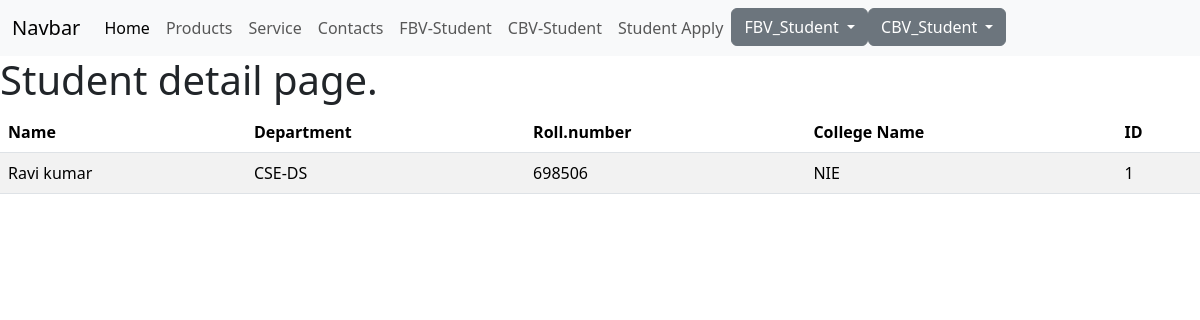
The app's page /1/detail with its own data.
### CSE/models.py (models this page shows, shortened)
class Student(models.Model):
    name = models.CharField(max_length=50)
    department = models.CharField(max_length=30)
    college_name = models.CharField(max_length=30)
    rollnumber = models.IntegerField()

### CSE/views.py (the view)
# urls.py: path('<pk>/detail', StudentDetail.as_view(), name='detail'),
class StudentDetail(DetailView):
    model = Student
    template_name = 'CBV/detail.html'

### templates/CBV/detail.html
{% extends 'basic.html' %}
{% block content %}
<h1>Student detail page.</h1>
<table class="table table-striped">
    <thead class="thead-dark">
      <tr>
        <th scope="col">Name</th>
        <th scope="col">Department</th>
        <th scope="col">Roll.number</th>
        <th scope="col">College Name</th>
        <th scope="col">ID</th>
      </tr>
    </thead>
    <tbody>
      <tr>
        <td>{{object.name}}</td>
        <td>{{object.department}}</td>
        <td>{{object.rollnumber}}</td>
        <td>{{object.college_name}}</td>
        <td>{{object.id}}</td>
      </tr>
    </tbody>
  </table>
{% endblock %}

### records on screen
Student: name "Ravi kumar", department "CSE-DS", rollnumber "698506", college_name "NIE", id "1"
